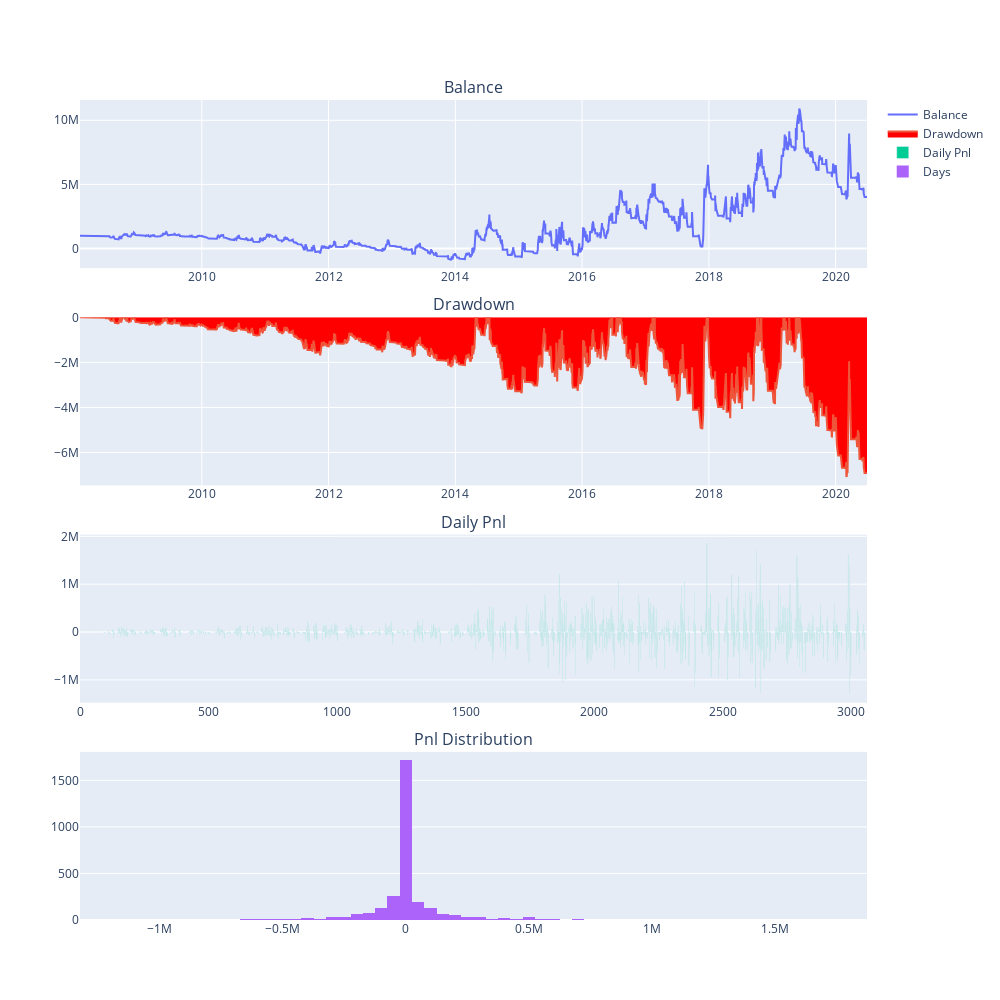

Notebook cell for this chart:
### Code cell
# from vnpy.trader.constant import Interval, Exchange
from functools import partial



tickers = '3008.TSE'
symbol, exchange = tickers.split('.')
get_commission = partial(getCommission, symbol=symbol, exchange=exchange)
engine = BacktestingEngine()

engine.set_parameters(
    vt_symbol=tickers,
    interval=Interval.DAILY,
    start=datetime(2008, 1, 1),
    end=datetime(2020, 6, 30),
    rate=get_commission,
    slippage=getMinimumTick,
    size=1000,
    pricetick=getMinimumTick,
    capital=1_000_000,
    mode=BacktestingMode.BAR,
    collection_name='TSE')

engine.add_strategy(TurtleSignalStrategy, {})
engine.load_data()
engine.run_backtesting()
df = engine.calculate_result()
engine.calculate_statistics()
engine.show_chart()

### Figure 1 — Plotly figure (JSON) as saved in the notebook; plotly's stock layout.template omitted (floating-point values rounded to 4 significant figures; data arrays with more than 128 entries replaced by an {"elided": "..."} marker saying what was removed)
{"data": [{"mode": "lines", "name": "Balance", "type": "scatter", "x": {"elided": "3061 str values"}, "xaxis": "x", "y": {"elided": "3061 float values"}, "yaxis": "y"}, {"fill": "tozeroy", "fillcolor": "red", "mode": "lines", "name": "Drawdown", "type": "scatter", "x": {"elided": "3061 str values"}, "xaxis": "x2", "y": {"elided": "3061 float values"}, "yaxis": "y2"}, {"name": "Daily Pnl", "type": "bar", "xaxis": "x3", "y": {"elided": "3061 float values"}, "yaxis": "y3"}, {"name": "Days", "nbinsx": 100, "type": "histogram", "x": {"elided": "3061 float values"}, "xaxis": "x4", "yaxis": "y4"}], "layout": {"annotations": [{"font": {"size": 16}, "showarrow": false, "text": "Balance", "x": 0.5, "xanchor": "center", "xref": "paper", "y": 1, "yanchor": "bottom", "yref": "paper"}, {"font": {"size": 16}, "showarrow": false, "text": "Drawdown", "x": 0.5, "xanchor": "center", "xref": "paper", "y": 0.735, "yanchor": "bottom", "yref": "paper"}, {"font": {"size": 16}, "showarrow": false, "text": "Daily Pnl", "x": 0.5, "xanchor": "center", "xref": "paper", "y": 0.47, "yanchor": "bottom", "yref": "paper"}, {"font": {"size": 16}, "showarrow": false, "text": "Pnl Distribution", "x": 0.5, "xanchor": "center", "xref": "paper", "y": 0.205, "yanchor": "bottom", "yref": "paper"}], "height": 1000, "width": 1000, "xaxis": {"anchor": "y", "domain": [0, 1]}, "xaxis2": {"anchor": "y2", "domain": [0, 1]}, "xaxis3": {"anchor": "y3", "domain": [0, 1]}, "xaxis4": {"anchor": "y4", "domain": [0, 1]}, "yaxis": {"anchor": "x", "domain": [0.795, 1]}, "yaxis2": {"anchor": "x2", "domain": [0.53, 0.735]}, "yaxis3": {"anchor": "x3", "domain": [0.265, 0.47]}, "yaxis4": {"anchor": "x4", "domain": [0, 0.205]}}}
